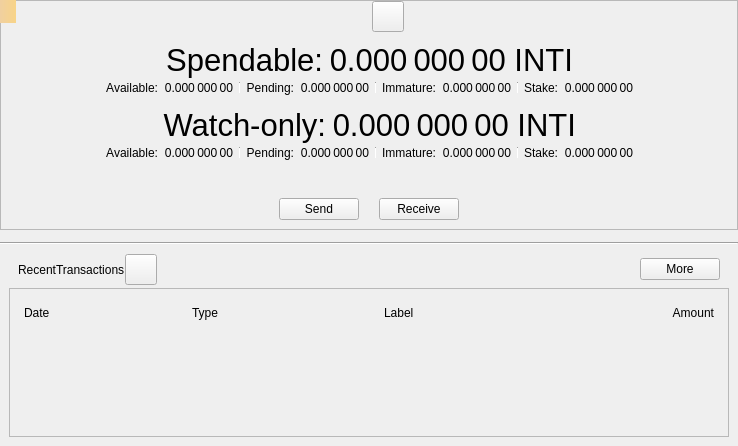
<?xml version="1.0" encoding="UTF-8"?>
<ui version="4.0">
 <class>OverviewPage</class>
 <widget class="QWidget" name="OverviewPage">
  <property name="geometry">
   <rect>
    <x>0</x>
    <y>0</y>
    <width>738</width>
    <height>446</height>
   </rect>
  </property>
  <property name="windowTitle">
   <string>Form</string>
  </property>
  <layout class="QVBoxLayout" name="verticalLayout_6">
   <property name="spacing">
    <number>0</number>
   </property>
   <property name="leftMargin">
    <number>0</number>
   </property>
   <property name="topMargin">
    <number>0</number>
   </property>
   <property name="rightMargin">
    <number>0</number>
   </property>
   <property name="bottomMargin">
    <number>0</number>
   </property>
   <item>
    <widget class="QFrame" name="frameBalances">
     <property name="frameShape">
      <enum>QFrame::StyledPanel</enum>
     </property>
     <property name="frameShadow">
      <enum>QFrame::Raised</enum>
     </property>
     <layout class="QVBoxLayout" name="verticalLayout_5">
      <property name="spacing">
       <number>0</number>
      </property>
      <property name="leftMargin">
       <number>0</number>
      </property>
      <property name="topMargin">
       <number>0</number>
      </property>
      <property name="rightMargin">
       <number>0</number>
      </property>
      <property name="bottomMargin">
       <number>0</number>
      </property>
      <item>
       <widget class="QWidget" name="widgetStatus" native="true">
        <layout class="QHBoxLayout" name="horizontalLayout_16">
         <property name="leftMargin">
          <number>0</number>
         </property>
         <property name="topMargin">
          <number>0</number>
         </property>
         <property name="rightMargin">
          <number>0</number>
         </property>
         <property name="bottomMargin">
          <number>0</number>
         </property>
         <item>
          <spacer name="horizontalSpacer_6">
           <property name="orientation">
            <enum>Qt::Horizontal</enum>
           </property>
           <property name="sizeHint" stdset="0">
            <size>
             <width>0</width>
             <height>20</height>
            </size>
           </property>
          </spacer>
         </item>
         <item>
          <widget class="QLabel" name="labelLogo">
           <property name="sizePolicy">
            <sizepolicy hsizetype="Fixed" vsizetype="Fixed">
             <horstretch>0</horstretch>
             <verstretch>0</verstretch>
            </sizepolicy>
           </property>
           <property name="minimumSize">
            <size>
             <width>32</width>
             <height>32</height>
            </size>
           </property>
          </widget>
         </item>
         <item>
          <widget class="QToolButton" name="labelWalletStatus">
           <property name="enabled">
            <bool>true</bool>
           </property>
           <property name="toolTip">
            <string>The displayed information may be out of date. Your wallet automatically synchronizes with the INTICOIN network after a connection is established, but this process has not completed yet.</string>
           </property>
           <property name="text">
            <string/>
           </property>
           <property name="icon">
            <iconset>
             <normaloff>:/icons/warning</normaloff>
             <disabledoff>:/icons/warning</disabledoff>:/icons/warning</iconset>
           </property>
           <property name="iconSize">
            <size>
             <width>24</width>
             <height>24</height>
            </size>
           </property>
           <property name="flat" stdset="0">
            <bool>false</bool>
           </property>
          </widget>
         </item>
         <item>
          <spacer name="horizontalSpacer_5">
           <property name="orientation">
            <enum>Qt::Horizontal</enum>
           </property>
           <property name="sizeHint" stdset="0">
            <size>
             <width>0</width>
             <height>20</height>
            </size>
           </property>
          </spacer>
         </item>
        </layout>
       </widget>
      </item>
      <item>
       <widget class="QWidget" name="widgetWallet" native="true">
        <layout class="QVBoxLayout" name="verticalLayout_2">
         <property name="spacing">
          <number>0</number>
         </property>
         <item>
          <widget class="QWidget" name="widgetTotal" native="true">
           <layout class="QHBoxLayout" name="horizontalLayout">
            <property name="leftMargin">
             <number>0</number>
            </property>
            <property name="topMargin">
             <number>0</number>
            </property>
            <property name="rightMargin">
             <number>0</number>
            </property>
            <property name="bottomMargin">
             <number>0</number>
            </property>
            <item>
             <spacer name="horizontalSpacer_7">
              <property name="orientation">
               <enum>Qt::Horizontal</enum>
              </property>
              <property name="sizeHint" stdset="0">
               <size>
                <width>0</width>
                <height>20</height>
               </size>
              </property>
             </spacer>
            </item>
            <item>
             <widget class="QLabel" name="labelSpendable">
              <property name="font">
               <font>
                <pointsize>23</pointsize>
               </font>
              </property>
              <property name="text">
               <string>Spendable:</string>
              </property>
              <property name="alignment">
               <set>Qt::AlignRight|Qt::AlignTrailing|Qt::AlignVCenter</set>
              </property>
             </widget>
            </item>
            <item>
             <widget class="QLabel" name="labelTotal">
              <property name="font">
               <font>
                <pointsize>23</pointsize>
               </font>
              </property>
              <property name="cursor">
               <cursorShape>IBeamCursor</cursorShape>
              </property>
              <property name="toolTip">
               <string>Your current total balance</string>
              </property>
              <property name="text">
               <string notr="true">0.000 000 00 INTI</string>
              </property>
              <property name="alignment">
               <set>Qt::AlignRight|Qt::AlignTrailing|Qt::AlignVCenter</set>
              </property>
              <property name="textInteractionFlags">
               <set>Qt::LinksAccessibleByMouse|Qt::TextSelectableByMouse</set>
              </property>
             </widget>
            </item>
            <item>
             <spacer name="horizontalSpacer_8">
              <property name="orientation">
               <enum>Qt::Horizontal</enum>
              </property>
              <property name="sizeHint" stdset="0">
               <size>
                <width>0</width>
                <height>20</height>
               </size>
              </property>
             </spacer>
            </item>
           </layout>
          </widget>
         </item>
         <item>
          <layout class="QHBoxLayout" name="horizontalLayout_13">
           <property name="leftMargin">
            <number>0</number>
           </property>
           <property name="topMargin">
            <number>0</number>
           </property>
           <property name="rightMargin">
            <number>0</number>
           </property>
           <property name="bottomMargin">
            <number>0</number>
           </property>
           <item>
            <spacer name="horizontalSpacer_9">
             <property name="orientation">
              <enum>Qt::Horizontal</enum>
             </property>
             <property name="sizeHint" stdset="0">
              <size>
               <width>40</width>
               <height>20</height>
              </size>
             </property>
            </spacer>
           </item>
           <item>
            <widget class="QWidget" name="widgetBalance" native="true">
             <layout class="QHBoxLayout" name="horizontalLayout_2">
              <property name="leftMargin">
               <number>0</number>
              </property>
              <property name="topMargin">
               <number>0</number>
              </property>
              <property name="rightMargin">
               <number>0</number>
              </property>
              <property name="bottomMargin">
               <number>0</number>
              </property>
              <item>
               <widget class="QLabel" name="labelBalanceText">
                <property name="text">
                 <string>Available:</string>
                </property>
                <property name="alignment">
                 <set>Qt::AlignRight|Qt::AlignTrailing|Qt::AlignVCenter</set>
                </property>
               </widget>
              </item>
              <item>
               <widget class="QLabel" name="labelBalance">
                <property name="cursor">
                 <cursorShape>IBeamCursor</cursorShape>
                </property>
                <property name="toolTip">
                 <string>Your current spendable balance</string>
                </property>
                <property name="text">
                 <string notr="true">0.000 000 00</string>
                </property>
                <property name="alignment">
                 <set>Qt::AlignRight|Qt::AlignTrailing|Qt::AlignVCenter</set>
                </property>
                <property name="textInteractionFlags">
                 <set>Qt::LinksAccessibleByMouse|Qt::TextSelectableByMouse</set>
                </property>
               </widget>
              </item>
             </layout>
            </widget>
           </item>
           <item>
            <widget class="QWidget" name="widgetPending" native="true">
             <layout class="QHBoxLayout" name="horizontalLayout_3">
              <property name="leftMargin">
               <number>6</number>
              </property>
              <property name="topMargin">
               <number>0</number>
              </property>
              <property name="rightMargin">
               <number>0</number>
              </property>
              <property name="bottomMargin">
               <number>0</number>
              </property>
              <item>
               <widget class="Line" name="vLine">
                <property name="maximumSize">
                 <size>
                  <width>1</width>
                  <height>12</height>
                 </size>
                </property>
                <property name="orientation">
                 <enum>Qt::Vertical</enum>
                </property>
               </widget>
              </item>
              <item>
               <widget class="QLabel" name="labelPendingText">
                <property name="text">
                 <string>Pending:</string>
                </property>
                <property name="alignment">
                 <set>Qt::AlignRight|Qt::AlignTrailing|Qt::AlignVCenter</set>
                </property>
               </widget>
              </item>
              <item>
               <widget class="QLabel" name="labelUnconfirmed">
                <property name="cursor">
                 <cursorShape>IBeamCursor</cursorShape>
                </property>
                <property name="toolTip">
                 <string>Total of transactions that have yet to be confirmed, and do not yet count toward the spendable balance</string>
                </property>
                <property name="text">
                 <string notr="true">0.000 000 00</string>
                </property>
                <property name="alignment">
                 <set>Qt::AlignRight|Qt::AlignTrailing|Qt::AlignVCenter</set>
                </property>
                <property name="textInteractionFlags">
                 <set>Qt::LinksAccessibleByMouse|Qt::TextSelectableByMouse</set>
                </property>
               </widget>
              </item>
             </layout>
            </widget>
           </item>
           <item>
            <widget class="QWidget" name="widgetImmature" native="true">
             <layout class="QHBoxLayout" name="horizontalLayout_4">
              <property name="leftMargin">
               <number>6</number>
              </property>
              <property name="topMargin">
               <number>0</number>
              </property>
              <property name="rightMargin">
               <number>0</number>
              </property>
              <property name="bottomMargin">
               <number>0</number>
              </property>
              <item>
               <widget class="Line" name="vLine_2">
                <property name="maximumSize">
                 <size>
                  <width>1</width>
                  <height>12</height>
                 </size>
                </property>
                <property name="orientation">
                 <enum>Qt::Vertical</enum>
                </property>
               </widget>
              </item>
              <item>
               <widget class="QLabel" name="labelImmatureText">
                <property name="text">
                 <string>Immature:</string>
                </property>
                <property name="alignment">
                 <set>Qt::AlignRight|Qt::AlignTrailing|Qt::AlignVCenter</set>
                </property>
               </widget>
              </item>
              <item>
               <widget class="QLabel" name="labelImmature">
                <property name="cursor">
                 <cursorShape>IBeamCursor</cursorShape>
                </property>
                <property name="toolTip">
                 <string>Mined balance that has not yet matured</string>
                </property>
                <property name="text">
                 <string notr="true">0.000 000 00</string>
                </property>
                <property name="alignment">
                 <set>Qt::AlignRight|Qt::AlignTrailing|Qt::AlignVCenter</set>
                </property>
                <property name="textInteractionFlags">
                 <set>Qt::LinksAccessibleByMouse|Qt::TextSelectableByMouse</set>
                </property>
               </widget>
              </item>
             </layout>
            </widget>
           </item>
           <item>
            <widget class="QWidget" name="widgetStake" native="true">
             <layout class="QHBoxLayout" name="horizontalLayout_7">
              <property name="leftMargin">
               <number>6</number>
              </property>
              <property name="topMargin">
               <number>0</number>
              </property>
              <property name="rightMargin">
               <number>0</number>
              </property>
              <property name="bottomMargin">
               <number>0</number>
              </property>
              <item>
               <widget class="Line" name="vLine_3">
                <property name="maximumSize">
                 <size>
                  <width>1</width>
                  <height>12</height>
                 </size>
                </property>
                <property name="orientation">
                 <enum>Qt::Vertical</enum>
                </property>
               </widget>
              </item>
              <item>
               <widget class="QLabel" name="labelStakeText">
                <property name="text">
                 <string>Stake:</string>
                </property>
                <property name="alignment">
                 <set>Qt::AlignRight|Qt::AlignTrailing|Qt::AlignVCenter</set>
                </property>
               </widget>
              </item>
              <item>
               <widget class="QLabel" name="labelStake">
                <property name="text">
                 <string>0.000 000 00</string>
                </property>
                <property name="alignment">
                 <set>Qt::AlignRight|Qt::AlignTrailing|Qt::AlignVCenter</set>
                </property>
                <property name="textInteractionFlags">
                 <set>Qt::LinksAccessibleByMouse|Qt::TextSelectableByMouse</set>
                </property>
               </widget>
              </item>
             </layout>
            </widget>
           </item>
           <item>
            <spacer name="horizontalSpacer_10">
             <property name="orientation">
              <enum>Qt::Horizontal</enum>
             </property>
             <property name="sizeHint" stdset="0">
              <size>
               <width>40</width>
               <height>20</height>
              </size>
             </property>
            </spacer>
           </item>
          </layout>
         </item>
        </layout>
       </widget>
      </item>
      <item>
       <widget class="QWidget" name="widgetWatch" native="true">
        <layout class="QVBoxLayout" name="verticalLayout_4">
         <property name="spacing">
          <number>0</number>
         </property>
         <property name="topMargin">
          <number>0</number>
         </property>
         <property name="bottomMargin">
          <number>0</number>
         </property>
         <item>
          <widget class="QWidget" name="widgetWatchTotal" native="true">
           <layout class="QHBoxLayout" name="horizontalLayout_8">
            <property name="leftMargin">
             <number>0</number>
            </property>
            <property name="topMargin">
             <number>0</number>
            </property>
            <property name="rightMargin">
             <number>0</number>
            </property>
            <property name="bottomMargin">
             <number>0</number>
            </property>
            <item>
             <spacer name="horizontalSpacer_11">
              <property name="orientation">
               <enum>Qt::Horizontal</enum>
              </property>
              <property name="sizeHint" stdset="0">
               <size>
                <width>0</width>
                <height>20</height>
               </size>
              </property>
             </spacer>
            </item>
            <item>
             <widget class="QLabel" name="labelWatchonly">
              <property name="font">
               <font>
                <pointsize>23</pointsize>
               </font>
              </property>
              <property name="text">
               <string>Watch-only:</string>
              </property>
              <property name="alignment">
               <set>Qt::AlignRight|Qt::AlignTrailing|Qt::AlignVCenter</set>
              </property>
             </widget>
            </item>
            <item>
             <widget class="QLabel" name="labelWatchTotal">
              <property name="font">
               <font>
                <pointsize>23</pointsize>
               </font>
              </property>
              <property name="cursor">
               <cursorShape>IBeamCursor</cursorShape>
              </property>
              <property name="toolTip">
               <string>Current total balance in watch-only addresses</string>
              </property>
              <property name="text">
               <string notr="true">0.000 000 00 INTI</string>
              </property>
              <property name="alignment">
               <set>Qt::AlignRight|Qt::AlignTrailing|Qt::AlignVCenter</set>
              </property>
              <property name="textInteractionFlags">
               <set>Qt::LinksAccessibleByMouse|Qt::TextSelectableByMouse</set>
              </property>
             </widget>
            </item>
            <item>
             <spacer name="horizontalSpacer_12">
              <property name="orientation">
               <enum>Qt::Horizontal</enum>
              </property>
              <property name="sizeHint" stdset="0">
               <size>
                <width>0</width>
                <height>20</height>
               </size>
              </property>
             </spacer>
            </item>
           </layout>
          </widget>
         </item>
         <item>
          <layout class="QHBoxLayout" name="horizontalLayout_14">
           <property name="leftMargin">
            <number>0</number>
           </property>
           <property name="rightMargin">
            <number>0</number>
           </property>
           <item>
            <spacer name="horizontalSpacer_13">
             <property name="orientation">
              <enum>Qt::Horizontal</enum>
             </property>
             <property name="sizeHint" stdset="0">
              <size>
               <width>0</width>
               <height>20</height>
              </size>
             </property>
            </spacer>
           </item>
           <item>
            <widget class="QWidget" name="widgetWatchAvailable" native="true">
             <layout class="QHBoxLayout" name="horizontalLayout_9">
              <property name="leftMargin">
               <number>0</number>
              </property>
              <property name="topMargin">
               <number>0</number>
              </property>
              <property name="rightMargin">
               <number>0</number>
              </property>
              <property name="bottomMargin">
               <number>0</number>
              </property>
              <item>
               <widget class="QLabel" name="labelWatchAvailableText">
                <property name="text">
                 <string>Available:</string>
                </property>
                <property name="alignment">
                 <set>Qt::AlignRight|Qt::AlignTrailing|Qt::AlignVCenter</set>
                </property>
               </widget>
              </item>
              <item>
               <widget class="QLabel" name="labelWatchAvailable">
                <property name="cursor">
                 <cursorShape>IBeamCursor</cursorShape>
                </property>
                <property name="toolTip">
                 <string>Your current balance in watch-only addresses</string>
                </property>
                <property name="text">
                 <string notr="true">0.000 000 00</string>
                </property>
                <property name="alignment">
                 <set>Qt::AlignRight|Qt::AlignTrailing|Qt::AlignVCenter</set>
                </property>
                <property name="textInteractionFlags">
                 <set>Qt::LinksAccessibleByMouse|Qt::TextSelectableByMouse</set>
                </property>
               </widget>
              </item>
             </layout>
            </widget>
           </item>
           <item>
            <widget class="QWidget" name="widgetWatchPending" native="true">
             <layout class="QHBoxLayout" name="horizontalLayout_10">
              <property name="leftMargin">
               <number>6</number>
              </property>
              <property name="topMargin">
               <number>0</number>
              </property>
              <property name="rightMargin">
               <number>0</number>
              </property>
              <property name="bottomMargin">
               <number>0</number>
              </property>
              <item>
               <widget class="Line" name="vLine_4">
                <property name="maximumSize">
                 <size>
                  <width>1</width>
                  <height>12</height>
                 </size>
                </property>
                <property name="orientation">
                 <enum>Qt::Vertical</enum>
                </property>
               </widget>
              </item>
              <item>
               <widget class="QLabel" name="labelWatchPendingText">
                <property name="text">
                 <string>Pending:</string>
                </property>
                <property name="alignment">
                 <set>Qt::AlignRight|Qt::AlignTrailing|Qt::AlignVCenter</set>
                </property>
               </widget>
              </item>
              <item>
               <widget class="QLabel" name="labelWatchPending">
                <property name="cursor">
                 <cursorShape>IBeamCursor</cursorShape>
                </property>
                <property name="toolTip">
                 <string>Unconfirmed transactions to watch-only addresses</string>
                </property>
                <property name="text">
                 <string notr="true">0.000 000 00</string>
                </property>
                <property name="alignment">
                 <set>Qt::AlignRight|Qt::AlignTrailing|Qt::AlignVCenter</set>
                </property>
                <property name="textInteractionFlags">
                 <set>Qt::LinksAccessibleByMouse|Qt::TextSelectableByMouse</set>
                </property>
               </widget>
              </item>
             </layout>
            </widget>
           </item>
           <item>
            <widget class="QWidget" name="widgetWatchImmature" native="true">
             <layout class="QHBoxLayout" name="horizontalLayout_11">
              <property name="leftMargin">
               <number>6</number>
              </property>
              <property name="topMargin">
               <number>0</number>
              </property>
              <property name="rightMargin">
               <number>0</number>
              </property>
              <property name="bottomMargin">
               <number>0</number>
              </property>
              <item>
               <widget class="Line" name="vLine_5">
                <property name="maximumSize">
                 <size>
                  <width>1</width>
                  <height>12</height>
                 </size>
                </property>
                <property name="orientation">
                 <enum>Qt::Vertical</enum>
                </property>
               </widget>
              </item>
              <item>
               <widget class="QLabel" name="labelWatchImmatureText">
                <property name="text">
                 <string>Immature:</string>
                </property>
                <property name="alignment">
                 <set>Qt::AlignRight|Qt::AlignTrailing|Qt::AlignVCenter</set>
                </property>
               </widget>
              </item>
              <item>
               <widget class="QLabel" name="labelWatchImmature">
                <property name="cursor">
                 <cursorShape>IBeamCursor</cursorShape>
                </property>
                <property name="toolTip">
                 <string>Mined balance in watch-only addresses that has not yet matured</string>
                </property>
                <property name="text">
                 <string notr="true">0.000 000 00</string>
                </property>
                <property name="alignment">
                 <set>Qt::AlignRight|Qt::AlignTrailing|Qt::AlignVCenter</set>
                </property>
                <property name="textInteractionFlags">
                 <set>Qt::LinksAccessibleByMouse|Qt::TextSelectableByMouse</set>
                </property>
               </widget>
              </item>
             </layout>
            </widget>
           </item>
           <item>
            <widget class="QWidget" name="widgetWatchStake" native="true">
             <layout class="QHBoxLayout" name="horizontalLayout_12">
              <property name="leftMargin">
               <number>6</number>
              </property>
              <property name="topMargin">
               <number>0</number>
              </property>
              <property name="rightMargin">
               <number>0</number>
              </property>
              <property name="bottomMargin">
               <number>0</number>
              </property>
              <item>
               <widget class="Line" name="vLine_6">
                <property name="maximumSize">
                 <size>
                  <width>1</width>
                  <height>12</height>
                 </size>
                </property>
                <property name="orientation">
                 <enum>Qt::Vertical</enum>
                </property>
               </widget>
              </item>
              <item>
               <widget class="QLabel" name="labelWatchStakeText">
                <property name="text">
                 <string>Stake:</string>
                </property>
                <property name="alignment">
                 <set>Qt::AlignRight|Qt::AlignTrailing|Qt::AlignVCenter</set>
                </property>
               </widget>
              </item>
              <item>
               <widget class="QLabel" name="labelWatchStake">
                <property name="text">
                 <string>0.000 000 00</string>
                </property>
                <property name="alignment">
                 <set>Qt::AlignRight|Qt::AlignTrailing|Qt::AlignVCenter</set>
                </property>
                <property name="textInteractionFlags">
                 <set>Qt::LinksAccessibleByMouse|Qt::TextSelectableByMouse</set>
                </property>
               </widget>
              </item>
             </layout>
            </widget>
           </item>
           <item>
            <spacer name="horizontalSpacer_14">
             <property name="orientation">
              <enum>Qt::Horizontal</enum>
             </property>
             <property name="sizeHint" stdset="0">
              <size>
               <width>0</width>
               <height>20</height>
              </size>
             </property>
            </spacer>
           </item>
          </layout>
         </item>
        </layout>
       </widget>
      </item>
      <item>
       <widget class="QWidget" name="widgetTransaction" native="true">
        <layout class="QHBoxLayout" name="horizontalLayout_15">
         <property name="spacing">
          <number>20</number>
         </property>
         <property name="topMargin">
          <number>35</number>
         </property>
         <item>
          <spacer name="horizontalSpacer_15">
           <property name="orientation">
            <enum>Qt::Horizontal</enum>
           </property>
           <property name="sizeHint" stdset="0">
            <size>
             <width>0</width>
             <height>20</height>
            </size>
           </property>
          </spacer>
         </item>
         <item>
          <widget class="QtumPushButton" name="buttonSend">
           <property name="text">
            <string>Send</string>
           </property>
          </widget>
         </item>
         <item>
          <widget class="QtumPushButton" name="buttonReceive">
           <property name="text">
            <string>Receive</string>
           </property>
          </widget>
         </item>
         <item>
          <spacer name="horizontalSpacer_16">
           <property name="orientation">
            <enum>Qt::Horizontal</enum>
           </property>
           <property name="sizeHint" stdset="0">
            <size>
             <width>0</width>
             <height>20</height>
            </size>
           </property>
          </spacer>
         </item>
        </layout>
       </widget>
      </item>
     </layout>
    </widget>
   </item>
   <item>
    <spacer name="verticalSpacer_5">
     <property name="orientation">
      <enum>Qt::Vertical</enum>
     </property>
     <property name="sizeType">
      <enum>QSizePolicy::Fixed</enum>
     </property>
     <property name="sizeHint" stdset="0">
      <size>
       <width>20</width>
       <height>12</height>
      </size>
     </property>
    </spacer>
   </item>
   <item>
    <widget class="Line" name="hLine">
     <property name="orientation">
      <enum>Qt::Horizontal</enum>
     </property>
    </widget>
   </item>
   <item>
    <spacer name="verticalSpacer_4">
     <property name="orientation">
      <enum>Qt::Vertical</enum>
     </property>
     <property name="sizeType">
      <enum>QSizePolicy::Fixed</enum>
     </property>
     <property name="sizeHint" stdset="0">
      <size>
       <width>20</width>
       <height>0</height>
      </size>
     </property>
    </spacer>
   </item>
   <item>
    <widget class="QWidget" name="widgetRecent" native="true">
     <layout class="QVBoxLayout" name="verticalLayout">
      <property name="spacing">
       <number>0</number>
      </property>
      <item>
       <layout class="QHBoxLayout" name="horizontalLayout_6">
        <property name="leftMargin">
         <number>9</number>
        </property>
        <property name="rightMargin">
         <number>9</number>
        </property>
        <property name="bottomMargin">
         <number>3</number>
        </property>
        <item>
         <widget class="QLabel" name="labelRecentTransactions">
          <property name="text">
           <string>RecentTransactions</string>
          </property>
         </widget>
        </item>
        <item>
         <widget class="QToolButton" name="labelTransactionsStatus">
          <property name="enabled">
           <bool>true</bool>
          </property>
          <property name="toolTip">
           <string>The displayed information may be out of date. Your wallet automatically synchronizes with the INTICOIN network after a connection is established, but this process has not completed yet.</string>
          </property>
          <property name="text">
           <string/>
          </property>
          <property name="icon">
           <iconset>
            <normaloff>:/icons/warning</normaloff>
            <disabledoff>:/icons/warning</disabledoff>:/icons/warning</iconset>
          </property>
          <property name="iconSize">
           <size>
            <width>24</width>
            <height>24</height>
           </size>
          </property>
          <property name="flat" stdset="0">
           <bool>false</bool>
          </property>
         </widget>
        </item>
        <item>
         <spacer name="horizontalSpacer_3">
          <property name="orientation">
           <enum>Qt::Horizontal</enum>
          </property>
          <property name="sizeHint" stdset="0">
           <size>
            <width>0</width>
            <height>20</height>
           </size>
          </property>
         </spacer>
        </item>
        <item>
         <widget class="QPushButton" name="showMoreButton">
          <property name="text">
           <string>More</string>
          </property>
         </widget>
        </item>
       </layout>
      </item>
      <item>
       <layout class="QVBoxLayout" name="verticalLayout_3">
        <item>
         <widget class="QFrame" name="frameRecentTransactions">
          <property name="frameShape">
           <enum>QFrame::StyledPanel</enum>
          </property>
          <property name="frameShadow">
           <enum>QFrame::Raised</enum>
          </property>
          <layout class="QVBoxLayout" name="verticalLayout_8">
           <item>
            <widget class="QWidget" name="widget_header" native="true">
             <layout class="QHBoxLayout" name="horizontalLayout_5">
              <property name="spacing">
               <number>5</number>
              </property>
              <property name="leftMargin">
               <number>5</number>
              </property>
              <property name="topMargin">
               <number>5</number>
              </property>
              <property name="rightMargin">
               <number>5</number>
              </property>
              <property name="bottomMargin">
               <number>5</number>
              </property>
              <item>
               <widget class="QLabel" name="labelDate">
                <property name="text">
                 <string>Date</string>
                </property>
               </widget>
              </item>
              <item>
               <widget class="QLabel" name="labelType">
                <property name="text">
                 <string>Type</string>
                </property>
               </widget>
              </item>
              <item>
               <spacer name="horizontalSpacer_2">
                <property name="orientation">
                 <enum>Qt::Horizontal</enum>
                </property>
                <property name="sizeType">
                 <enum>QSizePolicy::Fixed</enum>
                </property>
                <property name="sizeHint" stdset="0">
                 <size>
                  <width>25</width>
                  <height>20</height>
                 </size>
                </property>
               </spacer>
              </item>
              <item>
               <widget class="QLabel" name="labelAddress">
                <property name="text">
                 <string>Label</string>
                </property>
               </widget>
              </item>
              <item>
               <widget class="QLabel" name="labelAmount">
                <property name="text">
                 <string>Amount</string>
                </property>
                <property name="alignment">
                 <set>Qt::AlignRight|Qt::AlignTrailing|Qt::AlignVCenter</set>
                </property>
               </widget>
              </item>
             </layout>
            </widget>
           </item>
           <item>
            <widget class="QListView" name="listTransactions">
             <property name="styleSheet">
              <string notr="true">QListView { background: transparent; }</string>
             </property>
             <property name="frameShape">
              <enum>QFrame::NoFrame</enum>
             </property>
             <property name="verticalScrollBarPolicy">
              <enum>Qt::ScrollBarAlwaysOff</enum>
             </property>
             <property name="horizontalScrollBarPolicy">
              <enum>Qt::ScrollBarAlwaysOff</enum>
             </property>
            </widget>
           </item>
          </layout>
         </widget>
        </item>
       </layout>
      </item>
     </layout>
    </widget>
   </item>
  </layout>
  <widget class="QLabel" name="labelAlerts">
   <property name="geometry">
    <rect>
     <x>0</x>
     <y>0</y>
     <width>16</width>
     <height>23</height>
    </rect>
   </property>
   <property name="visible">
    <bool>false</bool>
   </property>
   <property name="styleSheet">
    <string notr="true">QLabel { background-color: qlineargradient(x1: 0, y1: 0, x2: 1, y2: 0, stop:0 #F0D0A0, stop:1 #F8D488); color:#000000; }</string>
   </property>
   <property name="wordWrap">
    <bool>true</bool>
   </property>
   <property name="margin">
    <number>3</number>
   </property>
   <property name="textInteractionFlags">
    <set>Qt::TextSelectableByMouse</set>
   </property>
  </widget>
 </widget>
 <customwidgets>
  <customwidget>
   <class>QtumPushButton</class>
   <extends>QPushButton</extends>
   <header>qt/qtumpushbutton.h</header>
  </customwidget>
 </customwidgets>
 <resources/>
 <connections/>
</ui>
